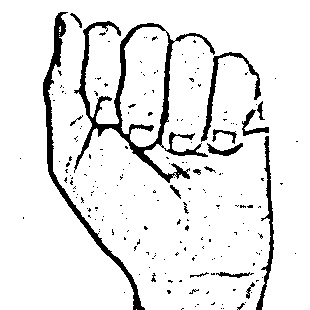
#> input picture 11.jpg, 310 x 310 px
$ python -i app.py   (imports and definitions only)
#> lines starting #> are read from the running program, lines starting #| are printed output that depends on the picture; after the words box and inside, x2 and y2 are one past the last pixel; in counts of white or black regions, pixels touching at a corner belong together
#> further down, picture is the input picture: shape (310, 310, 3); min 0, max 255, mean 232
from flask import Flask, request, jsonify
import cv2
import numpy as np
import base64

# [1 line not run here, left out]

def image_to_base64(image_path):
    with open(image_path, "rb") as image_file:
        image_data = image_file.read()
        base64_encoded = base64.b64encode(image_data)
        base64_string = base64_encoded.decode('utf-8')
        return base64_string

def decode_base64_image(base64_string):
    # Decode base64 string to image
    img_data = base64.b64decode(base64_string)
    nparr = np.frombuffer(img_data, np.uint8)
    img = cv2.imdecode(nparr, cv2.IMREAD_COLOR)
    return img

def preprocess_image(image):
    gray = cv2.cvtColor(image, cv2.COLOR_BGR2GRAY)
    blur = cv2.GaussianBlur(gray, (5, 5), 2)
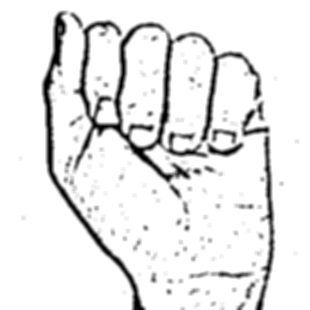
#> blur: shape (310, 310); min 0, max 255, mean 232
    th3 = cv2.adaptiveThreshold(blur, 255, cv2.ADAPTIVE_THRESH_GAUSSIAN_C, cv2.THRESH_BINARY_INV, 11, 2)
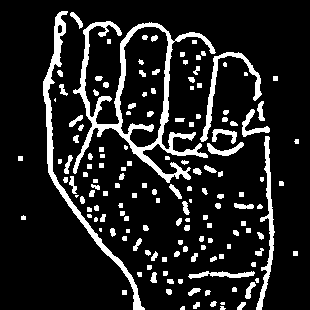
#> th3: shape (310, 310); 13.3% white; 151 white regions (20 under 20 px), largest, box (x1, y1, x2, y2) and area: (73, 21, 216, 183) 3972, (43, 11, 145, 310) 1982, (256, 136, 275, 310) 842
    ret, res = cv2.threshold(th3, 70, 255, cv2.THRESH_BINARY_INV + cv2.THRESH_OTSU)
#> ret = 0
    resized_image = cv2.resize(res, (128, 128))
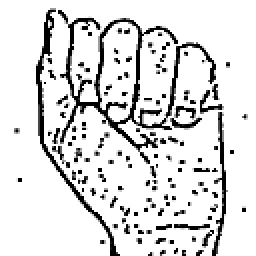
#> resized_image: shape (128, 128) (shown 2 times larger); min 0, max 255, mean 221.1
    return resized_image

# [27 lines that did not run here, left out]

>>> import cv2
>>> picture = cv2.imread('11.jpg')
>>> result = preprocess_image(picture)
